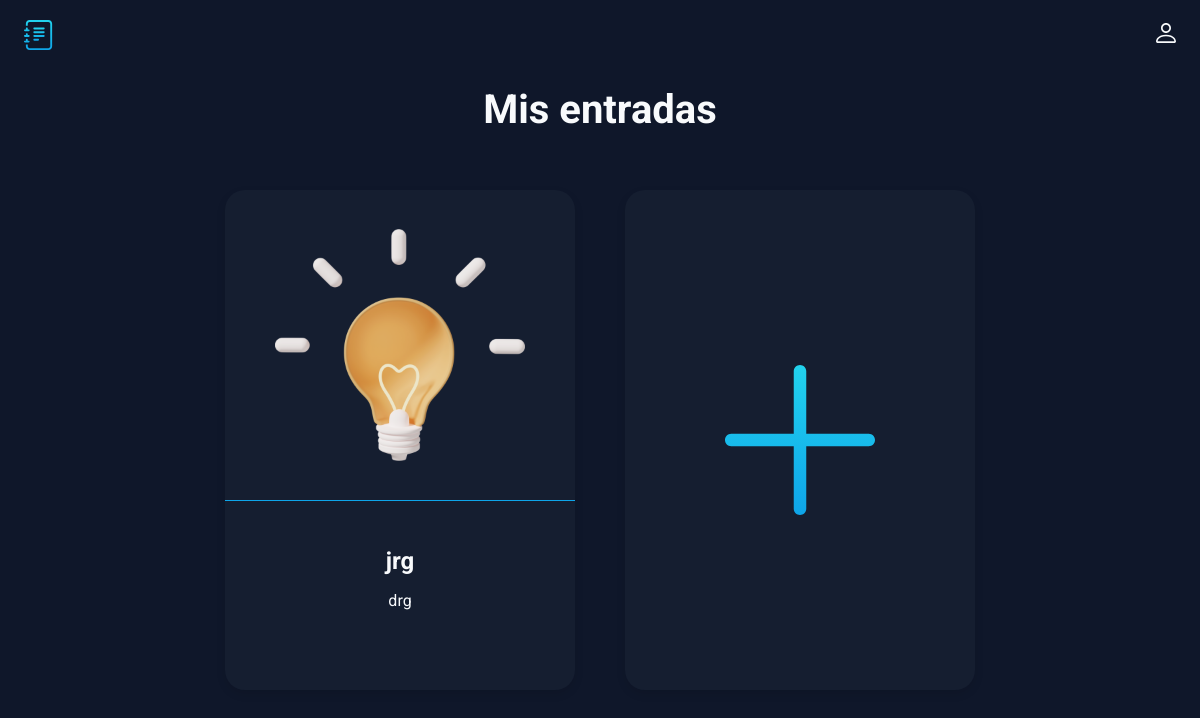
The page /index on the database as committed earlier.
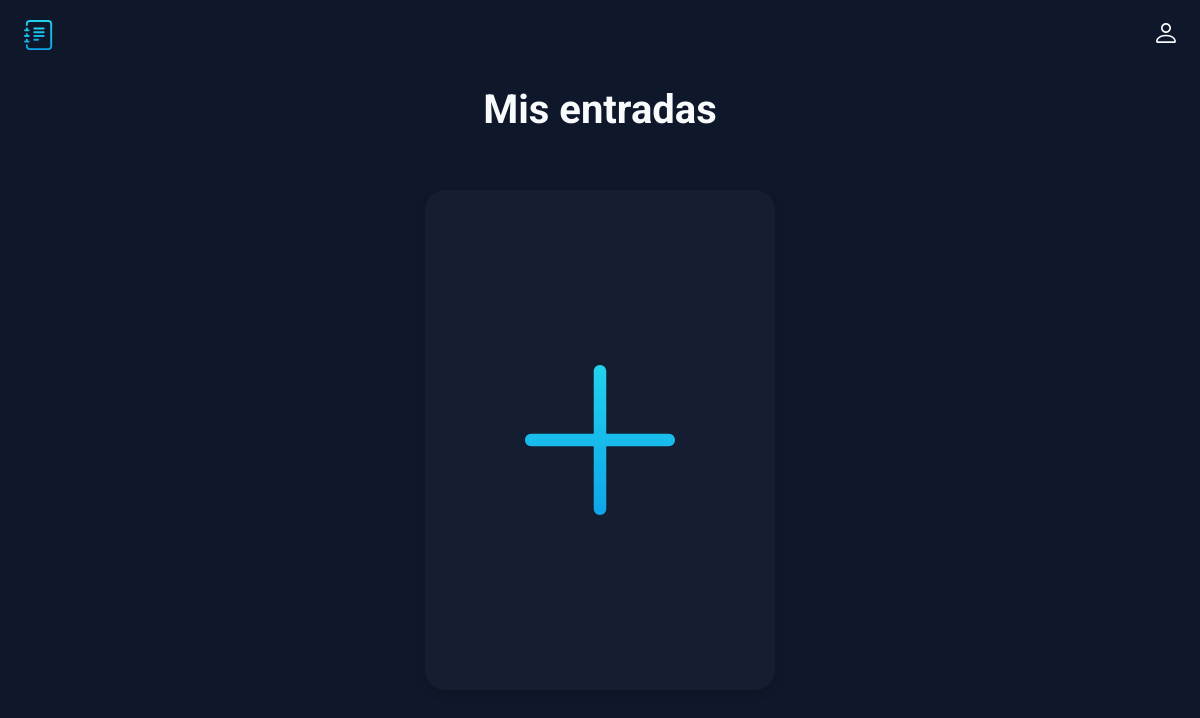
The same page on the database as committed later.
### main.py (models this page shows, shortened)
class Card(db.Model):
    id = db.Column(db.Integer, primary_key=True)
    title = db.Column(db.String(100), nullable=False)
    subtitle = db.Column(db.String(300), nullable=False)
    text = db.Column(db.Text, nullable=False)

### main.py (the view)
@app.route('/index')
def index():
    cards = Card.query.order_by(Card.id).all()
    return render_template('index.html', cards=cards)

### templates/index.html (shortened to what this page needs)
<!doctype html>
<html lang="en">
<head>
  <link rel="stylesheet" href="../static/css/style.css">
</head>
<body>
  <header class="header">
    <img src="../static/img/logo.svg" alt="logo" width="30" height="30">
    <ul class="main-list">
        <li class="list__item">
            <img src="../static/img/login.svg" alt="login" width="20" height="20">
        </li>
    </ul>
  </header>
  <main>
    {% block content %}
    <h1 class="main__title">Mis entradas</h1>
    <ul class="cards-list">
      {% for el in cards%}
      <li class="card">
        <a class="card__link" href="/card/{{el.id}}">
          <img class="card__img" src="../static/img/post_icon.png" width="250" height="250" alt="post_icon">
          <div class="card__text">
            <h2 class="card__title">{{el.title}}</h2>
            <p class="card__subtitle">{{el.subtitle}}</p>
          </div>
        </a>
      </li>
      {% endfor %}
      <li class="card card--creat">
          <a class="creat__link" href="{{url_for('create')}}"></a>
      </li>
    </ul>
    {% endblock %}
  </main>
</body>
</html>

### static/css/style.css (style rules this page uses)
body { margin: 0; padding: 0; font-family: 'Roboto', sans-serif; font-size: 16px; line-height: 20px; background-color: #0F172A; color: #F8FAFC; }
h1, h2, p { margin: 0; }
img { object-fit: contain; }
a { text-decoration: none; color: inherit; transition: 0.2s; }
ul { list-style: none; margin: 0; padding: 0; }
.header { display: flex; justify-content: space-between; align-items: center; padding: 20px 2%; margin-bottom: 30px; }
.main-list { display: flex; align-items: center; gap: 20px; }
.main__title { font-size: 40px; text-align: center; margin-bottom: 70px; }
.cards-list { display: flex; padding: 0 5%; flex-wrap: wrap; flex-direction: row; gap: 20px; column-gap: 50px; justify-content: center; }
.card { width: 350px; height: 500px; transition: 0.2s; background: rgba(30, 41, 59, 0.4); border-radius: 20px; box-shadow: 0px 4px 10px rgba(0, 0, 0, 0.1); }
.creat__link { display: block; width: inherit; height: inherit; background: url(../img/plus.svg) no-repeat; background-size: 200px 200px; background-position: center; }

Rows that differ between the two databases and show on the page:
removed Card: title "jrg", subtitle "drg"
